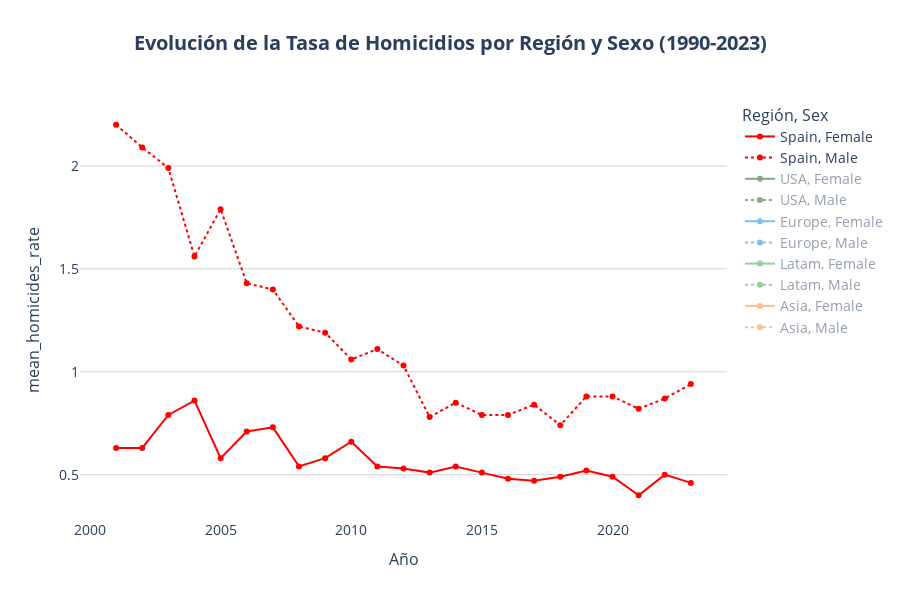

Notebook code for this chart:
### Code cell
time_series_plot(
    df = df_time_series['region'],
    x='Year',
    y='mean_homicides_rate',
    line_group='Region_2',
    line_dash='Sex',
    color='Region_2',
    default_visible_name=['Spain, Female', 'Spain, Male'],
    title='Evolución de la Tasa de Homicidios por Región y Sexo (1990-2023)',
    hover_data=HOVER_DATA['time_series_region'],
    labels=LABELS['time_series'],
    hovertemplate=HOVER_TEMPLATES['time_series_region'],
    color_discrete_map=COLOR_MAP['Region_2'],
    category_orders=CATEGORY_ORDERS,
    plot_save_path=os.path.join(PROJECT_PATH, 'plots', PLOT_FILENAME['time_series']),
    show=True
)

### Figure 1 — Plotly figure (JSON) as saved in the notebook; plotly's stock layout.template omitted (floating-point values rounded to 4 significant figures)
{"data": [{"customdata": [["Spain"], ["Spain"], ["Spain"], ["Spain"], ["Spain"], ["Spain"], ["Spain"], ["Spain"], ["Spain"], ["Spain"], ["Spain"], ["Spain"], ["Spain"], ["Spain"], ["Spain"], ["Spain"], ["Spain"], ["Spain"], ["Spain"], ["Spain"], ["Spain"], ["Spain"], ["Spain"]], "hovertemplate": "<b style='font-size: 14px'>%{customdata[0]}</b><br><br><b>Año:</b> %{x}<br><b>Tasa Media de Homicidios:</b> %{y:.2f}<br><extra></extra>", "legendgroup": "Spain, Female", "line": {"color": "#FF0000", "dash": "solid"}, "marker": {"symbol": "circle"}, "mode": "lines+markers", "name": "Spain, Female", "orientation": "v", "showlegend": true, "type": "scatter", "x": [2001, 2002, 2003, 2004, 2005, 2006, 2007, 2008, 2009, 2010, 2011, 2012, 2013, 2014, 2015, 2016, 2017, 2018, 2019, 2020, 2021, 2022, 2023], "xaxis": "x", "y": [0.63, 0.63, 0.79, 0.86, 0.58, 0.71, 0.73, 0.54, 0.58, 0.66, 0.54, 0.53, 0.51, 0.54, 0.51, 0.48, 0.47, 0.49, 0.52, 0.49, 0.4, 0.5, 0.46], "yaxis": "y"}, {"customdata": [["Spain"], ["Spain"], ["Spain"], ["Spain"], ["Spain"], ["Spain"], ["Spain"], ["Spain"], ["Spain"], ["Spain"], ["Spain"], ["Spain"], ["Spain"], ["Spain"], ["Spain"], ["Spain"], ["Spain"], ["Spain"], ["Spain"], ["Spain"], ["Spain"], ["Spain"], ["Spain"]], "hovertemplate": "<b style='font-size: 14px'>%{customdata[0]}</b><br><br><b>Año:</b> %{x}<br><b>Tasa Media de Homicidios:</b> %{y:.2f}<br><extra></extra>", "legendgroup": "Spain, Male", "line": {"color": "#FF0000", "dash": "dot"}, "marker": {"symbol": "circle"}, "mode": "lines+markers", "name": "Spain, Male", "orientation": "v", "showlegend": true, "type": "scatter", "x": [2001, 2002, 2003, 2004, 2005, 2006, 2007, 2008, 2009, 2010, 2011, 2012, 2013, 2014, 2015, 2016, 2017, 2018, 2019, 2020, 2021, 2022, 2023], "xaxis": "x", "y": [2.2, 2.09, 1.99, 1.56, 1.79, 1.43, 1.4, 1.22, 1.19, 1.06, 1.11, 1.03, 0.78, 0.85, 0.79, 0.79, 0.84, 0.74, 0.88, 0.88, 0.82, 0.87, 0.94], "yaxis": "y"}, {"customdata": [["USA"], ["USA"], ["USA"], ["USA"], ["USA"], ["USA"], ["USA"], ["USA"], ["USA"], ["USA"], ["USA"], ["USA"], ["USA"], ["USA"], ["USA"], ["USA"], ["USA"], ["USA"], ["USA"], ["USA"], ["USA"], ["USA"], ["USA"], ["USA"], ["USA"], ["USA"], ["USA"], ["USA"], ["USA"], ["USA"], ["USA"], ["USA"], ["USA"], ["USA"]], "hovertemplate": "<b style='font-size: 14px'>%{customdata[0]}</b><br><br><b>Año:</b> %{x}<br><b>Tasa Media de Homicidios:</b> %{y:.2f}<br><extra></extra>", "legendgroup": "USA, Female", "line": {"color": "#055509", "dash": "solid"}, "marker": {"symbol": "circle"}, "mode": "lines+markers", "name": "USA, Female", "orientation": "v", "showlegend": true, "type": "scatter", "visible": "legendonly", "x": [1990, 1991, 1992, 1993, 1994, 1995, 1996, 1997, 1998, 1999, 2000, 2001, 2002, 2003, 2004, 2005, 2006, 2007, 2008, 2009, 2010, 2011, 2012, 2013, 2014, 2015, 2016, 2017, 2018, 2019, 2020, 2021, 2022, 2023], "xaxis": "x", "y": [4.0, 4.17, 3.97, 4.18, 3.73, 3.71, 3.28, 3.01, 2.97, 2.7, 2.62, 3.12, 2.61, 2.54, 2.42, 2.4, 2.44, 2.43, 2.34, 2.29, 2.12, 2.07, 2.08, 1.98, 1.97, 2.05, 2.27, 2.23, 2.22, 2.14, 2.58, 3.0, 2.81, 2.55], "yaxis": "y"}, {"customdata": [["USA"], ["USA"], ["USA"], ["USA"], ["USA"], ["USA"], ["USA"], ["USA"], ["USA"], ["USA"], ["USA"], ["USA"], ["USA"], ["USA"], ["USA"], ["USA"], ["USA"], ["USA"], ["USA"], ["USA"], ["USA"], ["USA"], ["USA"], ["USA"], ["USA"], ["USA"], ["USA"], ["USA"], ["USA"], ["USA"], ["USA"], ["USA"], ["USA"], ["USA"]], "hovertemplate": "<b style='font-size: 14px'>%{customdata[0]}</b><br><br><b>Año:</b> %{x}<br><b>Tasa Media de Homicidios:</b> %{y:.2f}<br><extra></extra>", "legendgroup": "USA, Male", "line": {"color": "#055509", "dash": "dot"}, "marker": {"symbol": "circle"}, "mode": "lines+markers", "name": "USA, Male", "orientation": "v", "showlegend": true, "type": "scatter", "visible": "legendonly", "x": [1990, 1991, 1992, 1993, 1994, 1995, 1996, 1997, 1998, 1999, 2000, 2001, 2002, 2003, 2004, 2005, 2006, 2007, 2008, 2009, 2010, 2011, 2012, 2013, 2014, 2015, 2016, 2017, 2018, 2019, 2020, 2021, 2022, 2023], "xaxis": "x", "y": [14.69, 15.27, 14.5, 14.65, 13.98, 12.51, 11.31, 10.39, 9.38, 8.49, 8.5, 10.31, 8.73, 8.9, 8.64, 8.95, 9.18, 8.94, 8.47, 7.73, 7.35, 7.27, 7.29, 6.96, 6.79, 7.68, 8.29, 8.15, 7.53, 7.7, 10.09, 10.51, 10.18, 8.94], "yaxis": "y"}, {"customdata": [["Europe"], ["Europe"], ["Europe"], ["Europe"], ["Europe"], ["Europe"], ["Europe"], ["Europe"], ["Europe"], ["Europe"], ["Europe"], ["Europe"], ["Europe"], ["Europe"], ["Europe"], ["Europe"], ["Europe"], ["Europe"], ["Europe"], ["Europe"], ["Europe"], ["Europe"], ["Europe"], ["Europe"], ["Europe"], ["Europe"], ["Europe"], ["Europe"], ["Europe"], ["Europe"], ["Europe"], ["Europe"], ["Europe"], ["Europe"]], "hovertemplate": "<b style='font-size: 14px'>%{customdata[0]}</b><br><br><b>Año:</b> %{x}<br><b>Tasa Media de Homicidios:</b> %{y:.2f}<br><extra></extra>", "legendgroup": "Europe, Female", "line": {"color": "#0883db", "dash": "solid"}, "marker": {"symbol": "circle"}, "mode": "lines+markers", "name": "Europe, Female", "orientation": "v", "showlegend": true, "type": "scatter", "visible": "legendonly", "x": [1990, 1991, 1992, 1993, 1994, 1995, 1996, 1997, 1998, 1999, 2000, 2001, 2002, 2003, 2004, 2005, 2006, 2007, 2008, 2009, 2010, 2011, 2012, 2013, 2014, 2015, 2016, 2017, 2018, 2019, 2020, 2021, 2022, 2023], "xaxis": "x", "y": [0.92, 1.05, 1.05, 1.11, 1.18, 1.23, 1.25, 1.2, 1.08, 0.97, 1.06, 0.99, 1.05, 1.06, 1.06, 0.89, 0.88, 0.85, 0.76, 0.73, 0.74, 0.68, 0.63, 0.68, 0.69, 0.64, 0.74, 0.69, 0.69, 0.56, 0.62, 0.62, 0.66, 0.64], "yaxis": "y"}, {"customdata": [["Europe"], ["Europe"], ["Europe"], ["Europe"], ["Europe"], ["Europe"], ["Europe"], ["Europe"], ["Europe"], ["Europe"], ["Europe"], ["Europe"], ["Europe"], ["Europe"], ["Europe"], ["Europe"], ["Europe"], ["Europe"], ["Europe"], ["Europe"], ["Europe"], ["Europe"], ["Europe"], ["Europe"], ["Europe"], ["Europe"], ["Europe"], ["Europe"], ["Europe"], ["Europe"], ["Europe"], ["Europe"], ["Europe"], ["Europe"]], "hovertemplate": "<b style='font-size: 14px'>%{customdata[0]}</b><br><br><b>Año:</b> %{x}<br><b>Tasa Media de Homicidios:</b> %{y:.2f}<br><extra></extra>", "legendgroup": "Europe, Male", "line": {"color": "#0883db", "dash": "dot"}, "marker": {"symbol": "circle"}, "mode": "lines+markers", "name": "Europe, Male", "orientation": "v", "showlegend": true, "type": "scatter", "visible": "legendonly", "x": [1990, 1991, 1992, 1993, 1994, 1995, 1996, 1997, 1998, 1999, 2000, 2001, 2002, 2003, 2004, 2005, 2006, 2007, 2008, 2009, 2010, 2011, 2012, 2013, 2014, 2015, 2016, 2017, 2018, 2019, 2020, 2021, 2022, 2023], "xaxis": "x", "y": [3.29, 3.63, 3.12, 2.7, 3.12, 3.16, 2.95, 2.81, 2.54, 2.21, 2.08, 2.03, 1.99, 1.91, 1.82, 1.66, 1.55, 1.6, 1.45, 1.37, 1.35, 1.3, 1.21, 1.17, 1.16, 1.21, 1.32, 1.23, 1.14, 1.11, 1.1, 1.11, 0.95, 1.03], "yaxis": "y"}, {"customdata": [["Latam"], ["Latam"], ["Latam"], ["Latam"], ["Latam"], ["Latam"], ["Latam"], ["Latam"], ["Latam"], ["Latam"], ["Latam"], ["Latam"], ["Latam"], ["Latam"], ["Latam"], ["Latam"], ["Latam"], ["Latam"], ["Latam"], ["Latam"], ["Latam"], ["Latam"], ["Latam"], ["Latam"], ["Latam"], ["Latam"], ["Latam"], ["Latam"], ["Latam"], ["Latam"], ["Latam"], ["Latam"], ["Latam"], ["Latam"]], "hovertemplate": "<b style='font-size: 14px'>%{customdata[0]}</b><br><br><b>Año:</b> %{x}<br><b>Tasa Media de Homicidios:</b> %{y:.2f}<br><extra></extra>", "legendgroup": "Latam, Female", "line": {"color": "#2ca02c", "dash": "solid"}, "marker": {"symbol": "circle"}, "mode": "lines+markers", "name": "Latam, Female", "orientation": "v", "showlegend": true, "type": "scatter", "visible": "legendonly", "x": [1990, 1991, 1992, 1993, 1994, 1995, 1996, 1997, 1998, 1999, 2000, 2001, 2002, 2003, 2004, 2005, 2006, 2007, 2008, 2009, 2010, 2011, 2012, 2013, 2014, 2015, 2016, 2017, 2018, 2019, 2020, 2021, 2022, 2023], "xaxis": "x", "y": [4.14, 4.47, 4.16, 4.22, 4.16, 4.28, 4.55, 4.35, 4.33, 4.28, 4.4, 4.54, 4.71, 4.48, 4.05, 3.99, 4.01, 3.72, 3.93, 4.4, 4.67, 4.88, 4.86, 4.56, 4.42, 4.37, 4.56, 4.93, 4.73, 4.32, 4.48, 4.47, 4.38, 4.27], "yaxis": "y"}, {"customdata": [["Latam"], ["Latam"], ["Latam"], ["Latam"], ["Latam"], ["Latam"], ["Latam"], ["Latam"], ["Latam"], ["Latam"], ["Latam"], ["Latam"], ["Latam"], ["Latam"], ["Latam"], ["Latam"], ["Latam"], ["Latam"], ["Latam"], ["Latam"], ["Latam"], ["Latam"], ["Latam"], ["Latam"], ["Latam"], ["Latam"], ["Latam"], ["Latam"], ["Latam"], ["Latam"], ["Latam"], ["Latam"], ["Latam"], ["Latam"]], "hovertemplate": "<b style='font-size: 14px'>%{customdata[0]}</b><br><br><b>Año:</b> %{x}<br><b>Tasa Media de Homicidios:</b> %{y:.2f}<br><extra></extra>", "legendgroup": "Latam, Male", "line": {"color": "#2ca02c", "dash": "dot"}, "marker": {"symbol": "circle"}, "mode": "lines+markers", "name": "Latam, Male", "orientation": "v", "showlegend": true, "type": "scatter", "visible": "legendonly", "x": [1990, 1991, 1992, 1993, 1994, 1995, 1996, 1997, 1998, 1999, 2000, 2001, 2002, 2003, 2004, 2005, 2006, 2007, 2008, 2009, 2010, 2011, 2012, 2013, 2014, 2015, 2016, 2017, 2018, 2019, 2020, 2021, 2022, 2023], "xaxis": "x", "y": [45.82, 49.14, 46.35, 47.29, 46.95, 46.01, 47.58, 46.81, 47.12, 47.76, 50.01, 51.09, 52.37, 50.85, 45.83, 43.66, 45.07, 43.36, 46.49, 49.23, 50.9, 51.77, 52.83, 46.83, 46.03, 50.02, 52.72, 54.79, 49.51, 43.07, 42.41, 40.99, 39.13, 38.28], "yaxis": "y"}, {"customdata": [["Asia"], ["Asia"], ["Asia"], ["Asia"], ["Asia"], ["Asia"], ["Asia"], ["Asia"], ["Asia"], ["Asia"], ["Asia"], ["Asia"], ["Asia"], ["Asia"], ["Asia"], ["Asia"], ["Asia"], ["Asia"], ["Asia"], ["Asia"], ["Asia"], ["Asia"], ["Asia"], ["Asia"], ["Asia"], ["Asia"], ["Asia"], ["Asia"], ["Asia"], ["Asia"], ["Asia"], ["Asia"], ["Asia"], ["Asia"]], "hovertemplate": "<b style='font-size: 14px'>%{customdata[0]}</b><br><br><b>Año:</b> %{x}<br><b>Tasa Media de Homicidios:</b> %{y:.2f}<br><extra></extra>", "legendgroup": "Asia, Female", "line": {"color": "#ff7f0e", "dash": "solid"}, "marker": {"symbol": "circle"}, "mode": "lines+markers", "name": "Asia, Female", "orientation": "v", "showlegend": true, "type": "scatter", "visible": "legendonly", "x": [1990, 1991, 1992, 1993, 1994, 1995, 1996, 1997, 1998, 1999, 2000, 2001, 2002, 2003, 2004, 2005, 2006, 2007, 2008, 2009, 2010, 2011, 2012, 2013, 2014, 2015, 2016, 2017, 2018, 2019, 2020, 2021, 2022, 2023], "xaxis": "x", "y": [0.49, 0.47, 0.48, 0.5, 0.48, 0.53, 0.46, 0.49, 0.55, 2.65, 2.7, 2.61, 2.49, 2.41, 2.6, 2.47, 2.46, 2.61, 2.61, 2.75, 2.66, 2.75, 2.67, 2.61, 2.64, 2.37, 2.44, 2.41, 2.35, 2.31, 2.18, 2.21, 2.13, 0.8], "yaxis": "y"}, {"customdata": [["Asia"], ["Asia"], ["Asia"], ["Asia"], ["Asia"], ["Asia"], ["Asia"], ["Asia"], ["Asia"], ["Asia"], ["Asia"], ["Asia"], ["Asia"], ["Asia"], ["Asia"], ["Asia"], ["Asia"], ["Asia"], ["Asia"], ["Asia"], ["Asia"], ["Asia"], ["Asia"], ["Asia"], ["Asia"], ["Asia"], ["Asia"], ["Asia"], ["Asia"], ["Asia"], ["Asia"], ["Asia"], ["Asia"], ["Asia"]], "hovertemplate": "<b style='font-size: 14px'>%{customdata[0]}</b><br><br><b>Año:</b> %{x}<br><b>Tasa Media de Homicidios:</b> %{y:.2f}<br><extra></extra>", "legendgroup": "Asia, Male", "line": {"color": "#ff7f0e", "dash": "dot"}, "marker": {"symbol": "circle"}, "mode": "lines+markers", "name": "Asia, Male", "orientation": "v", "showlegend": true, "type": "scatter", "visible": "legendonly", "x": [1990, 1991, 1992, 1993, 1994, 1995, 1996, 1997, 1998, 1999, 2000, 2001, 2002, 2003, 2004, 2005, 2006, 2007, 2008, 2009, 2010, 2011, 2012, 2013, 2014, 2015, 2016, 2017, 2018, 2019, 2020, 2021, 2022, 2023], "xaxis": "x", "y": [0.61, 0.56, 0.6, 0.64, 0.72, 0.62, 0.58, 0.64, 0.67, 5.59, 5.46, 5.13, 5.01, 4.82, 4.86, 4.73, 4.57, 4.45, 4.41, 4.04, 4.19, 4.18, 4.17, 3.83, 3.94, 3.7, 3.36, 3.24, 3.18, 3.06, 3.18, 3.13, 3.05, 2.08], "yaxis": "y"}], "layout": {"height": 600, "legend": {"font": {"size": 14}, "title": {"font": {"size": 16}, "text": "Región, Sex"}, "tracegroupgap": 0}, "plot_bgcolor": "white", "title": {"font": {"size": 20}, "text": "<b>Evolución de la Tasa de Homicidios por Región y Sexo (1990-2023)</b>", "x": 0.5, "xanchor": "center"}, "xaxis": {"anchor": "y", "domain": [0, 1], "showgrid": false, "tickfont": {"size": 14}, "title": {"font": {"size": 16}, "text": "Año"}}, "yaxis": {"anchor": "x", "domain": [0, 1], "gridcolor": "lightgray", "showgrid": true, "tickfont": {"size": 14}, "title": {"font": {"size": 16}, "text": "mean_homicides_rate"}}}}
